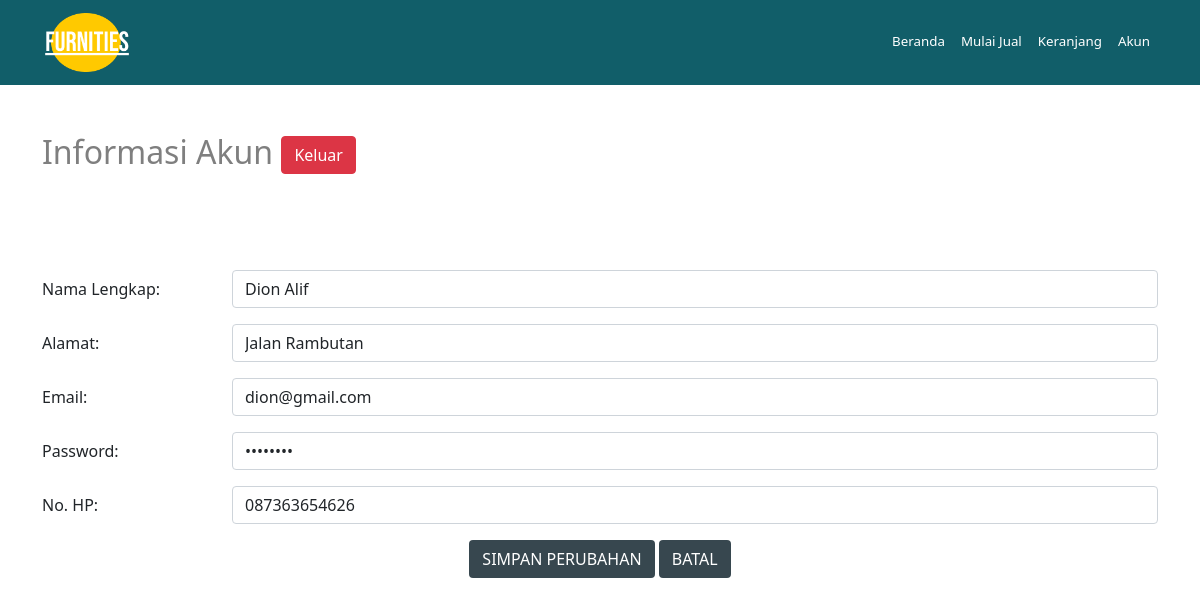
Page /customer/editAccount.php (signed in) on the committed database.
### tables this page shows
CREATE TABLE `customers` (
  `id` int(11) NOT NULL,
  `nama_lengkap` varchar(50) DEFAULT NULL,
  `alamat` varchar(100) DEFAULT NULL,
  `no_hp` varchar(20) DEFAULT NULL,
  `email` varchar(50) DEFAULT NULL,
  `password` varchar(8) DEFAULT NULL
);

### controller/Auth.php (called while the page is built, shortened)
<?php
class Auth
{
    private $db;
    function __construct($db_conn)
    {
        $this->db = $db_conn;
    }
    public function getUser()
    {
        try {
            if($_SESSION['level'] == 'admin'){
                $stmt = $this->db->prepare("SELECT * FROM admin WHERE id = :id");
            }
            elseif ($_SESSION['level'] == 'customer') {
                $stmt = $this->db->prepare("SELECT * FROM customers WHERE id = :id");
            }
            $stmt->bindParam(":id", $_SESSION['user_session']);
            $stmt->execute();
            return $stmt->fetch(PDO::FETCH_ASSOC);
        } catch (PDOException $e) {
            echo $e->getMessage();
            return false;
        }
    }
}

### customer/editAccount.php (the view, shortened to what this page needs)
<?php
require_once "../conn.php";
extract($user->getUser());
?>
<!DOCTYPE html>
<html lang="en">
<head>
    <link href="https://cdn.jsdelivr.net/npm/bootstrap@5.1.3/dist/css/bootstrap.min.css" rel="stylesheet">
    <link rel="stylesheet" href="../assets/css/style.css">
</head>
<body>
    <nav class="navbar navbar-expand-sm bg-blue">
        <div class="container">
            <a class="navbar-brand" href="../index.php"><img src="../assets/img/logo.png" alt="" style="width: 90px;"></a>
            <?php include_once 'cNavbar.php'; ?>
        </div>
    </nav>
    <div class="container">
        <div id="formPage" class="row mt-5">
            <h2 class="mb-5">Informasi Akun <a class="btn btn-danger align-items-center" href="?logout">Keluar</a></h2>
            <form method="post" class="mt-5">
                <div class="row mb-3">
                    <label class="col-sm-2 col-form-label">Nama Lengkap:</label>
                    <div class="col-sm-10">
                        <input type="text" class="form-control" name="nama" value="<?php echo $nama_lengkap; ?>" required>
                    </div>
                </div>
                <div class="row mb-3">
                    <label class="col-sm-2 col-form-label">Alamat:</label>
                    <div class="col-sm-10">
                        <input type="text" class="form-control" name="alamat" value="<?php echo $alamat; ?>" required>
                    </div>
                </div>
                <div class="row mb-3">
                    <label class="col-sm-2 col-form-label">Email:</label>
                    <div class="col-sm-10">
                        <input type="email" class="form-control" name="email" value="<?php echo $email; ?>" required>
                    </div>
                </div>
                <div class="row mb-3">
                    <label class="col-sm-2 col-form-label">Password:</label>
                    <div class="col-sm-10">
                        <input type="password" class="form-control" name="password" value="<?php echo $password; ?>" minlength="8" required>
                    </div>
                </div>
                <div class="row mb-3">
                    <label class="col-sm-2 col-form-label">No. HP:</label>
                    <div class="col-sm-10">
                        <input type="text" class="form-control" name="noHp" value="<?php echo $no_hp; ?>" onkeypress="return (event.charCode !=8 && event.charCode ==0 || (event.charCode >= 48 && event.charCode <= 57))" required>
                    </div>
                </div>
                <div class="row">
                    <div class="col text-center">
                        <button type="submit" class="btn btn-prim" name="save">Simpan Perubahan</button>
                        <button type="button" class="btn btn-prim" onclick="location.href='account.php'">Batal</button>
                    </div>
                </div>
            </form>
        </div>
    </div>
</body>
</html>

### assets/css/style.css (style rules this page uses)
.btn-prim { background-color: #37474F; color: #fff; text-transform: uppercase; }
.navbar { background: #115e69; }
.navbar .navbar-brand { color: #FFFFFF; font-size: 20pt; }
#formPage h2 { color: rgba(0, 0, 0, 0.5); }

### rows in the picture
customers: nama "Dion Alif", alamat "Jalan Rambutan", email "dion@gmail.com", noHp "087363654626"
